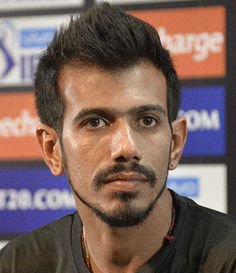
#> input picture PersonImageRecognition/dataset/yuzvendra_chahal/83b6573a8e.jpg, 236 x 273 px, found by its file name
$ jupyter execute --allow-errors personRecognition.ipynb   (shell and % lines are left out)
#> lines starting #> are read from the running program, lines starting #| are printed output that depends on the picture; after the words box and inside, x2 and y2 are one past the last pixel; in counts of white or black regions, pixels touching at a corner belong together
[cell 1]
import numpy as np
import cv2
import matplotlib
from matplotlib import pyplot as plt

[cell 2]
img=cv2.imread(".\dataset\yuzvendra_chahal\83b6573a8e.jpg")
#> img is the input picture: shape (273, 236, 3); mean B, G, R 93.4, 99.4, 122.1
img.shape
#> Out = (273, 236, 3)

[cell 3]
plt.imshow(img)

[cell 4]
gray =cv2.cvtColor(img,cv2.COLOR_BGR2GRAY)
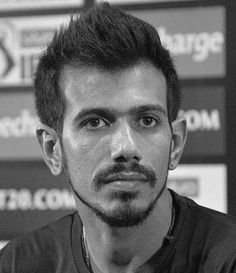
#> gray: shape (273, 236); min 1, max 248, mean 105.5
gray.shape
#> Out = (273, 236)

[cell 5]
gray

[cell 6]
plt.imshow(gray,cmap='gray')

[cell 7]
face_cascade = cv2.CascadeClassifier('./opencv/haarcascades/haarcascade_frontalface_default.xml')
eye_cascade = cv2.CascadeClassifier('./opencv/haarcascades/haarcascade_eye.xml')

faces = face_cascade.detectMultiScale(gray, 1.3, 5)
#> faces = [[57, 70, 136, 136]]
faces
#> Out = [[57, 70, 136, 136]]

[cell 8]
(x,y,w,h) = faces[0]
#> x = 57; y = 70; w = 136; h = 136
x,y,w,h
#> Out = (57, 70, 136, 136)

[cell 9]
face_img = cv2.rectangle(img,(x,y),(x+w,y+h),(255,0,0),2)
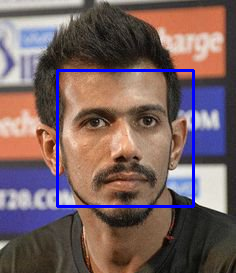
#> face_img: shape (273, 236, 3); mean B, G, R 97.3, 96.8, 118.9
plt.imshow(face_img)

[cell 10]
cv2.destroyAllWindows()
for (x,y,w,h) in faces:
    face_img = cv2.rectangle(img,(x,y),(x+w,y+h),(255,0,0),2)
    roi_gray = gray[y:y+h, x:x+w]
    roi_color = face_img[y:y+h, x:x+w]
    eyes = eye_cascade.detectMultiScale(roi_gray)
    for (ex,ey,ew,eh) in eyes:
        cv2.rectangle(roi_color,(ex,ey),(ex+ew,ey+eh),(0,255,0),2)
#> this loop made 1 pass
#> (x, y, w, h, eyes) on pass 1: (57, 70, 136, 136, [[72, 35, 32, 32], [17, 33, 39, 39]])
#> pass 1, `roi_gray = gray[y:y+h, x:x+w]`:
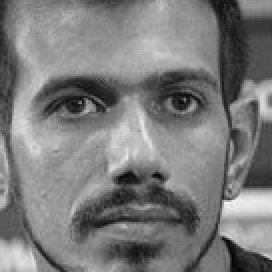
#> roi_gray: shape (136, 136) (shown 2 times larger); min 1, max 248, mean 123.3
#> pass 1, `roi_color = face_img[y:y+h, x:x+w]`:
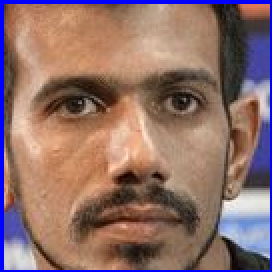
#> roi_color: shape (136, 136, 3) (shown 2 times larger); mean B, G, R 105.9, 111, 142.3
#> after the loop:
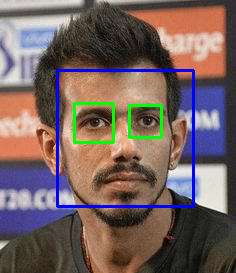
#> img: shape (273, 236, 3); 1.31% of pixels changed, all inside (x1, y1, x2, y2) = (73, 102, 163, 144)
#> after the loop:
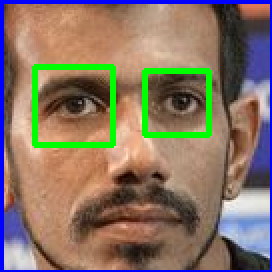
#> roi_color: shape (136, 136, 3) (shown 2 times larger); 4.56% of pixels changed, all inside (x1, y1, x2, y2) = (16, 32, 106, 74)


plt.figure()
plt.imshow(face_img, cmap='gray')
plt.show()

[cell 11]
plt.imshow(roi_color,cmap='gray')

[cell 12]
cropped_img = np.array(roi_color)
cropped_img.shape
#> Out = (136, 136, 3)

[cell 13]
def get_cropped_image_if_2_eyes(image_path):
    img = cv2.imread(image_path)
    gray = cv2.cvtColor(img, cv2.COLOR_BGR2GRAY)
    faces = face_cascade.detectMultiScale(gray, 1.3, 5)
    for (x,y,w,h) in faces:
        roi_gray = gray[y:y+h, x:x+w]
        roi_color = img[y:y+h, x:x+w]
        eyes = eye_cascade.detectMultiScale(roi_gray)
        if len(eyes) >= 2:
            return roi_color

[cell 14]
original_image = cv2.imread('.\dataset\yuzvendra_chahal\83b6573a8e.jpg')
plt.imshow(original_image)

[cell 15]
path_to_data = "./dataset/"
path_to_cr_data = "./cropped/"

[cell 16]
import os
img_dirs = []
for entry in os.scandir(path_to_data):
    if entry.is_dir():
        img_dirs.append(entry.path)
#> pass 2 of the loop `for entry in os.scandir(path_to_data):`:

[cell 17]
img_dirs

[cell 18]
import shutil
if os.path.exists(path_to_cr_data):
     shutil.rmtree(path_to_cr_data)
os.mkdir(path_to_cr_data)

[cell 19]
cropped_image_dirs = []
celebrity_file_names_dict = {}
for img_dir in img_dirs:
    count = 1
    celebrity_name = img_dir.split('/')[-1]
    celebrity_file_names_dict[celebrity_name] = []
    for entry in os.scandir(img_dir):
        roi_color = get_cropped_image_if_2_eyes(entry.path)
#> in get_cropped_image_if_2_eyes, `faces = face_cascade.detectMultiScale(gray, 1.3, 5)`: faces = [[57, 70, 136, 136]]
#> the loop in get_cropped_image_if_2_eyes, `for (x,y,w,h) in faces:` made 1 pass
#> pass 1, in get_cropped_image_if_2_eyes, `roi_color = img[y:y+h, x:x+w]`:
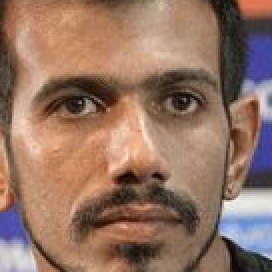
#> roi_color: shape (136, 136, 3) (shown 2 times larger); mean B, G, R 99, 115.5, 147.9
        if roi_color is not None:
            cropped_folder = path_to_cr_data + celebrity_name
            if not os.path.exists(cropped_folder):
                os.makedirs(cropped_folder)
                cropped_image_dirs.append(cropped_folder)
                print("Generating cropped images in folder: ",cropped_folder)
            cropped_file_name = celebrity_name + str(count) + ".png"
            cropped_file_path = cropped_folder + "/" + cropped_file_name
            cv2.imwrite(cropped_file_path, roi_color)
            celebrity_file_names_dict[celebrity_name].append(cropped_file_path)
            count += 1
#> pass 2 of the loop `for img_dir in img_dirs:`:
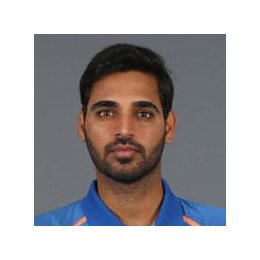
#> input picture PersonImageRecognition/dataset/bhuvneshwar_kumar/15352f9af1.jpg, 260 x 260 px
#> in get_cropped_image_if_2_eyes, img is the input picture: shape (260, 260, 3); mean B, G, R 169.2, 167.8, 171.9
#> in get_cropped_image_if_2_eyes (call 2), `gray = cv2.cvtColor(img, cv2.COLOR_BGR2GRAY)`:
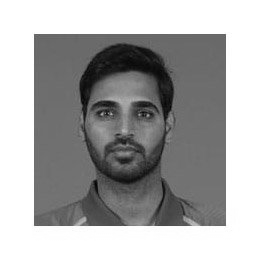
#> gray: shape (260, 260); min 2, max 255, mean 169.2
#> in get_cropped_image_if_2_eyes (call 2), `faces = face_cascade.detectMultiScale(gray, 1.3, 5)`: faces = [[72, 71, 108, 108]]
#> the loop in get_cropped_image_if_2_eyes, `for (x,y,w,h) in faces:` made 1 pass
#> (x, y, w, h, eyes) on pass 1: (72, 71, 108, 108, [[19, 29, 26, 26], [59, 30, 26, 26]])
#> pass 1, in get_cropped_image_if_2_eyes (call 2), `roi_color = img[y:y+h, x:x+w]`:
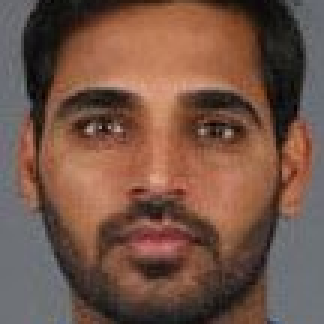
#> roi_color: shape (108, 108, 3) (shown 3 times larger); mean B, G, R 70.5, 84.4, 115.8

[cell 20]
import numpy as np
import pywt
import cv2

def w2d(img, mode='haar', level=1):
#> called with mode = 'db1', level = 5
    imArray = img
    imArray = cv2.cvtColor( imArray,cv2.COLOR_RGB2GRAY )
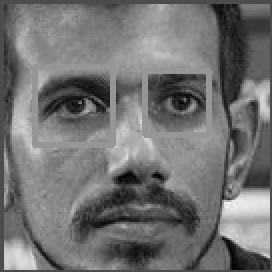
#> imArray: shape (136, 136) (shown 2 times larger); min 0, max 245, mean 113.8
    imArray =  np.float32(imArray)
    imArray /= 255;
    coeffs=pywt.wavedec2(imArray, mode, level=level)
    coeffs_H=list(coeffs)
    coeffs_H[0] *= 0;
    imArray_H=pywt.waverec2(coeffs_H, mode);
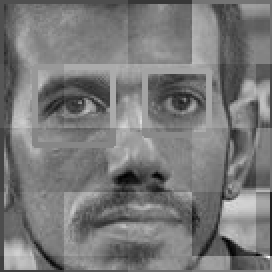
#> imArray_H: shape (136, 136) float32 (shown 2 times larger); min -0.526, max 0.584, mean -2.06e-10; drawn with min black and max white
    imArray_H *= 255;
    imArray_H =  np.uint8(imArray_H)
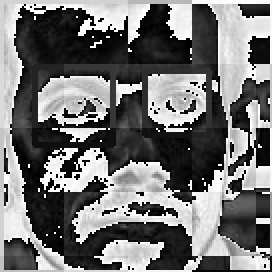
#> imArray_H: shape (136, 136) (shown 2 times larger); min 0, max 255, mean 114.1
    return imArray_H

[cell 21]
im_har = w2d(cropped_img,'db1',5)
plt.imshow(im_har, cmap='gray')

[cell 22]
celebrity_file_names_dict = {}
for img_dir in cropped_image_dirs:
    celebrity_name = img_dir.split('/')[-1]
    file_list = []
    for entry in os.scandir(img_dir):
        file_list.append(entry.path)
    celebrity_file_names_dict[celebrity_name] = file_list
celebrity_file_names_dict

[cell 23]
class_dict = {}
count = 0
for celebrity_name in celebrity_file_names_dict.keys():
    class_dict[celebrity_name] = count
    count = count + 1
class_dict
